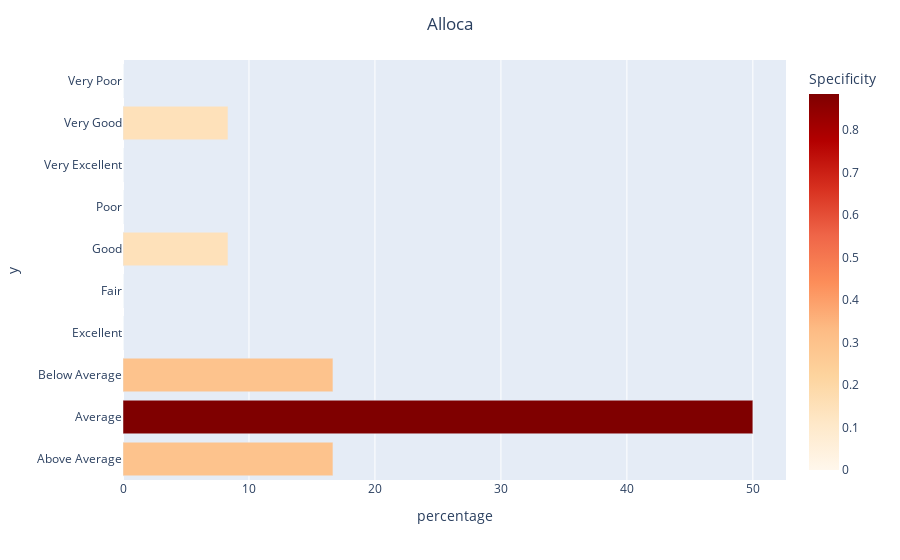

Source (notebook cell):
### Code cell
from turtle import title


cond = np.random.choice(overallquals_w_salecondition.index)
percentage = overallquals_w_salecondition.loc[cond]
specificity = overallquals_w_salecondition_norm.loc[cond]
single_cond_qual = pd.concat([percentage, specificity], axis=1)
single_cond_qual.columns = ['Percentage', 'Specificity']

bar_fig = px.bar(
    y=single_cond_qual.index,
    x=single_cond_qual['Percentage'],
    color= single_cond_qual['Specificity'],
    color_continuous_scale='orrd',
    range_color=[specificity.min(), specificity.max()],
)
bar_fig.update_layout(xaxis_title='percentage', title=cond, title_x=0.5, coloraxis_colorbar_title='Specificity')
bar_fig.show()

### Figure 1 — Plotly figure (JSON) as saved in the notebook; plotly's stock layout.template omitted (floating-point values rounded to 4 significant figures)
{"data": [{"alignmentgroup": "True", "hovertemplate": "x=%{x}<br>y=%{y}<br>color=%{marker.color}<extra></extra>", "legendgroup": "", "marker": {"color": [0.2949, 0.8847, 0.2949, 0, 0, 0.1474, 0, 0, 0.1474, 0], "coloraxis": "coloraxis", "pattern": {"shape": ""}}, "name": "", "offsetgroup": "", "orientation": "h", "showlegend": false, "textposition": "auto", "type": "bar", "x": [16.67, 50, 16.67, 0, 0, 8.333, 0, 0, 8.333, 0], "xaxis": "x", "y": ["Above Average", "Average", "Below Average", "Excellent", "Fair", "Good", "Poor", "Very Excellent", "Very Good", "Very Poor"], "yaxis": "y"}], "layout": {"barmode": "relative", "coloraxis": {"cmax": 0.8847, "cmin": 0, "colorbar": {"title": {"text": "Specificity"}}, "colorscale": [[0, "rgb(255,247,236)"], [0.125, "rgb(254,232,200)"], [0.25, "rgb(253,212,158)"], [0.375, "rgb(253,187,132)"], [0.5, "rgb(252,141,89)"], [0.625, "rgb(239,101,72)"], [0.75, "rgb(215,48,31)"], [0.875, "rgb(179,0,0)"], [1, "rgb(127,0,0)"]]}, "legend": {"tracegroupgap": 0}, "margin": {"t": 60}, "title": {"text": "Alloca", "x": 0.5}, "xaxis": {"anchor": "y", "domain": [0, 1], "title": {"text": "percentage"}}, "yaxis": {"anchor": "x", "domain": [0, 1], "title": {"text": "y"}}}}
